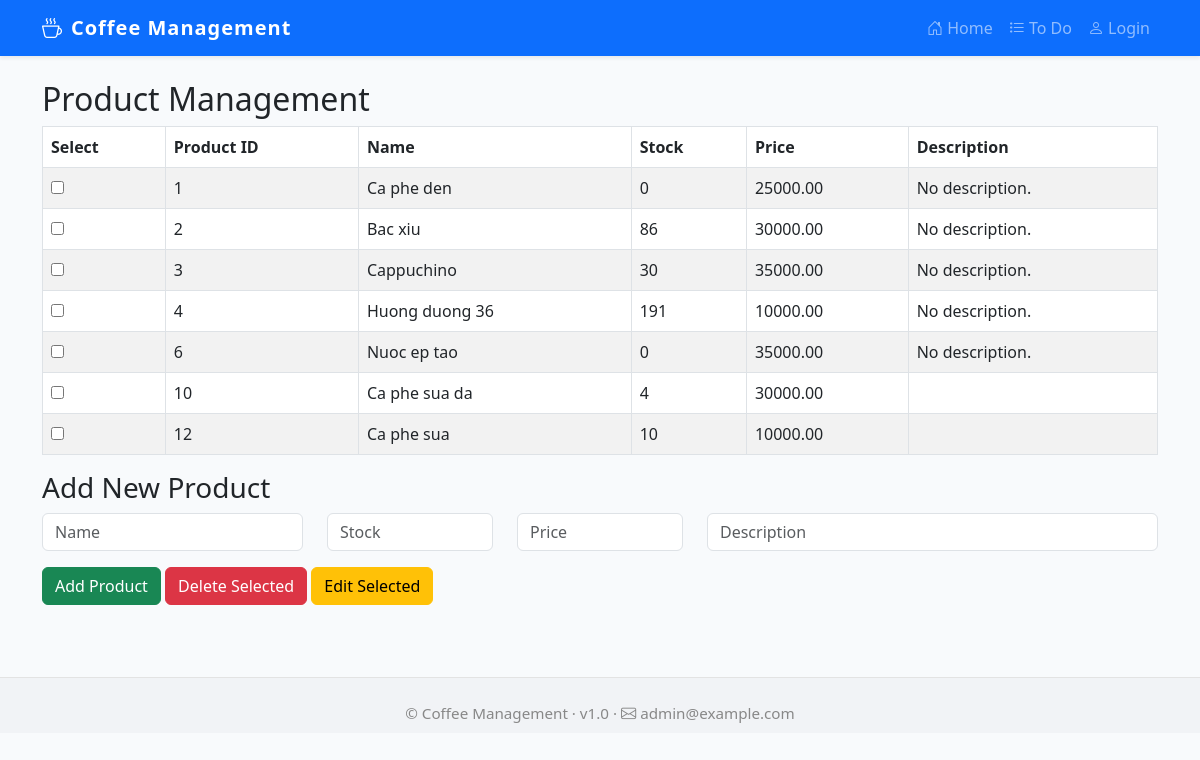
Page /adminpage/editproduct/ on the committed database.
### myapp/models.py (models this page shows, shortened)
class ProductList(models.Model):
    productid = models.AutoField(primary_key=True)
    name = models.CharField(max_length=100)
    stock = models.IntegerField()
    price = models.DecimalField(max_digits=10, decimal_places=2)
    description = models.TextField()

### myapp/views.py (the view, shortened to what this page needs)
# urls.py: path('editproduct/', views.editproduct, name='edit_product'),
def editproduct(request):
    edit_product = None
    return render_edit_product(request, edit_product)

### myapp/views.py (called while the page is built)
def render_edit_product(request, edit_product=None):
    products = ProductList.objects.all()
    return render(request, "editproduct.html", {"products": products, "edit_product": edit_product})

### myapp/templates/editproduct.html (shortened to what this page needs)
{% extends "base.html" %}
{% block content %}
<h2>Product Management</h2>
<form method="post">
    <table class="table table-striped table-bordered table-hover">
        <thead>
            <tr>
                <th>Select</th>
                <th>Product ID</th>
                <th>Name</th>
                <th>Stock</th>
                <th>Price</th>
                <th>Description</th>
            </tr>
        </thead>
        <tbody>
            {% for product in products %}
            <tr>
                <td>
                    <input type="checkbox" name="selected_products" value="{{ product.productid }}">
                </td>
                <td>{{ product.productid }}</td>
                <td>{{ product.name }}</td>
                <td>{{ product.stock }}</td>
                <td>{{ product.price }}</td>
                <td>{{ product.description }}</td>
            </tr>
            {% endfor %}
        </tbody>
    </table>
    <h3>Add New Product</h3>
    <div class="row mb-3">
        <div class="col-md-3">
            <input type="text" name="name" class="form-control" placeholder="Name" required>
        </div>
        <div class="col-md-2">
            <input type="number" name="stock" class="form-control" placeholder="Stock" min="0" required>
        </div>
        <div class="col-md-2">
            <input type="number" name="price" class="form-control" placeholder="Price" min="0" step="0.01" required>
        </div>
        <div class="col-md-5">
            <input type="text" name="description" class="form-control" placeholder="Description" required>
        </div>
    </div>
    <button type="submit" name="action" value="add" class="btn btn-success">Add Product</button>
    <button type="submit" name="action" value="delete" class="btn btn-danger">Delete Selected</button>
    <button type="submit" name="action" value="edit" class="btn btn-warning">Edit Selected</button>
</form>
{% endblock %}

### myapp/templates/base.html (style rules this page uses)
body { background: #f8fafc; }

### rows in the picture
ProductList: productid "1", name "Ca phe den", stock "0", price "25000.00", description "No description."
ProductList: productid "2", name "Bac xiu", stock "86", price "30000.00", description "No description."
ProductList: productid "3", name "Cappuchino", stock "30", price "35000.00", description "No description."
ProductList: productid "4", name "Huong duong 36", stock "191", price "10000.00", description "No description."
ProductList: productid "6", name "Nuoc ep tao", stock "0", price "35000.00", description "No description."
ProductList: productid "10", name "Ca phe sua da", stock "4", price "30000.00"
ProductList: productid "12", name "Ca phe sua", stock "10", price "10000.00"
